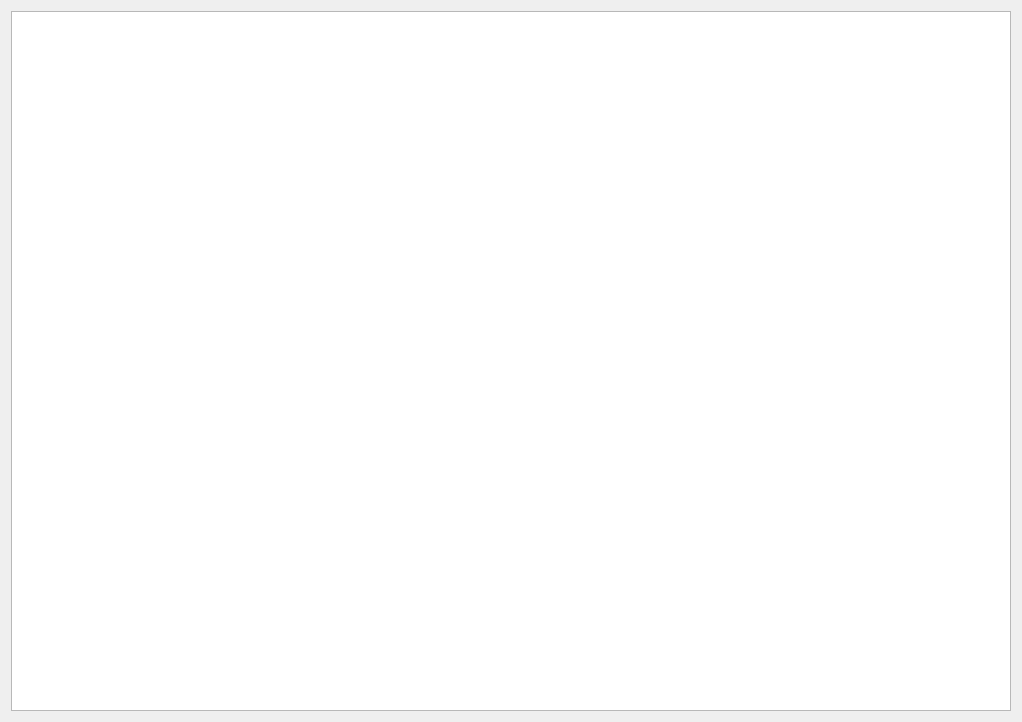
<?xml version="1.0" encoding="UTF-8"?>
<ui version="4.0">
 <class>uiBillPage</class>
 <widget class="QWidget" name="uiBillPage">
  <property name="geometry">
   <rect>
    <x>0</x>
    <y>0</y>
    <width>1018</width>
    <height>718</height>
   </rect>
  </property>
  <property name="windowTitle">
   <string>Form</string>
  </property>
  <layout class="QHBoxLayout" name="horizontalLayout">
   <item>
    <widget class="QTableView" name="uiBillView">
     <property name="minimumSize">
      <size>
       <width>1000</width>
       <height>700</height>
      </size>
     </property>
    </widget>
   </item>
  </layout>
 </widget>
 <resources/>
 <connections/>
</ui>
